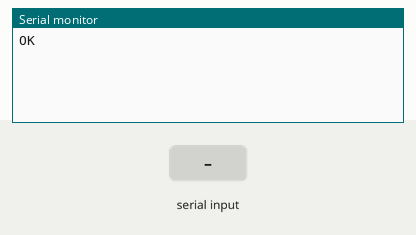
This sketch was run on a simulated Arduino Uno, built with avr-gcc and run on an emulated ATmega328P. Shown: the last lines printed to the serial monitor. Inputs (shaded band) come from the test bench. The modem accepts every AT command (registered, SIM ready, sends succeed) and sends nothing else.

Above: at 2.2 s.
2.3 s: "1" received over the second serial link
At 3.8 s:
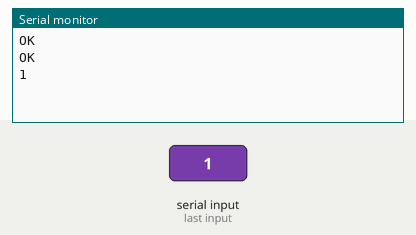
4.5 s: "0" received over the second serial link
At 5.8 s:
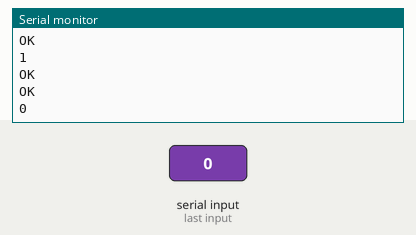
6.0 s: "2" received over the second serial link
At 6.4 s:
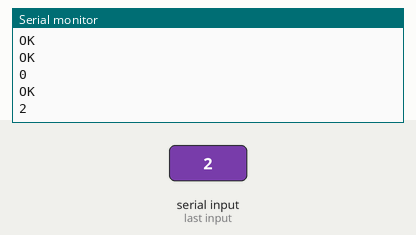

Measured:
- after the input at 2.3 s, the serial monitor: prints a new line after 0.72 s (image 1)
- after the input at 4.5 s, the serial monitor: prints a new line after 0.53 s (image 2)
- after the input at 6.0 s, the serial monitor: prints a new line at once (image 3)

The sketch:

Tramsitter.ino
```cpp
#include <SoftwareSerial.h>

// Define pins for SoftwareSerial
SoftwareSerial loraSerial(2, 3); // RX on D2, TX on D3

unsigned long previousMillis = 0; // Stores the last time a message was sent
const long interval = 500; // Interval to wait between messages (3000 ms = 3 seconds)
int messageIndex = 0; // Track which message to send

void setup() {
  // Start hardware serial for debugging
  Serial.begin(115200);

  // Start communication with the LoRa module on SoftwareSerial
  loraSerial.begin(115200);

  // Wait for LoRa module to initialize
  delay(1000);
}

void loop() {
  // Get the current time in milliseconds
  unsigned long currentMillis = millis();

  // Check if 3 seconds have passed since the last message
  if (currentMillis - previousMillis >= interval) {
    // Save the last time the message was sent
    previousMillis = currentMillis;

    // Alternate between the three messages
    if (messageIndex == 0) {
      sendMessage("'0xd0', '0xc8', '0x0', '0x0', '0x0', '0x0', '0x0', '0x0'", 18);
    } else if (messageIndex == 1) {
      sendMessage("'0xd1', '0x4b', '0x0', '0x0', '0x0', '0x0', '0x0', '0x0'", 18);
    } else {
      sendMessage("'0xd0', '0x0', '0x0', '0x0', '0x0', '0x0', '0x0', '0x0'", 18);
    }

    // Cycle through message indices: 0, 1, 2
    messageIndex = (messageIndex + 1) % 3;
}


  // You can add other code here to run while waiting for the next message
}

void sendMessage(String message, int destinationAddress) {
  // Build the AT+SEND command string
  String atCommand = "AT+SEND=";
  atCommand += String(destinationAddress) + ",";
  atCommand += String(message.length()) + ",";
  atCommand += message;

  // Send the AT+SEND command to the LoRa module
  loraSerial.println(atCommand);

  // Wait for a response from the LoRa module
  delay(1000);

  // Check if LoRa module responds with "OK"
  if (loraSerial.available()) {
    while (loraSerial.available()) {
      Serial.write(loraSerial.read()); // Print the response to Serial Monitor
    }
  } else {
    Serial.println("No response from LoRa module");
  }
}
```
